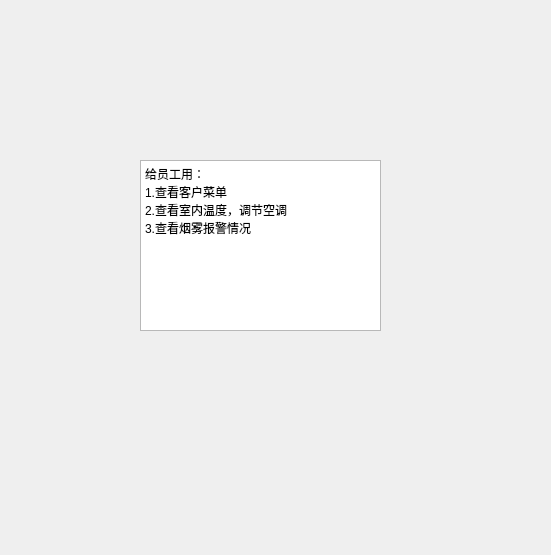
<?xml version="1.0" encoding="UTF-8"?>
<ui version="4.0">
 <class>check</class>
 <widget class="QWidget" name="check">
  <property name="geometry">
   <rect>
    <x>0</x>
    <y>0</y>
    <width>551</width>
    <height>555</height>
   </rect>
  </property>
  <property name="windowTitle">
   <string>Form</string>
  </property>
  <widget class="QPlainTextEdit" name="plainTextEdit">
   <property name="geometry">
    <rect>
     <x>140</x>
     <y>160</y>
     <width>241</width>
     <height>171</height>
    </rect>
   </property>
   <property name="plainText">
    <string>给员工用：
1.查看客户菜单
2.查看室内温度，调节空调
3.查看烟雾报警情况</string>
   </property>
  </widget>
 </widget>
 <resources/>
 <connections/>
</ui>
